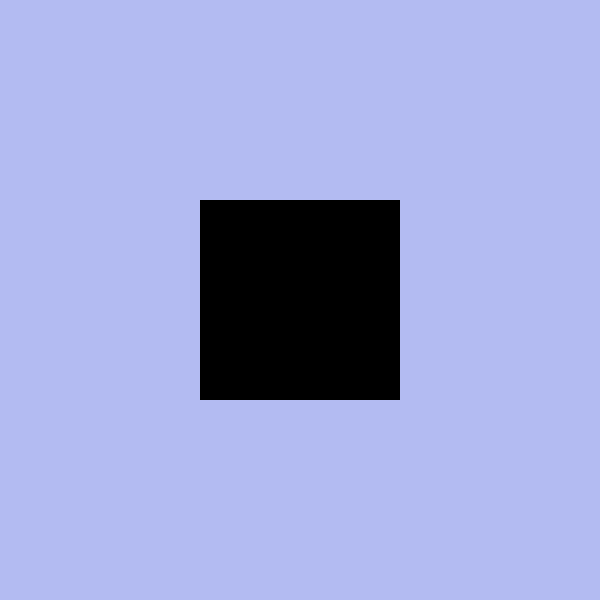
Frame 1 (no input)
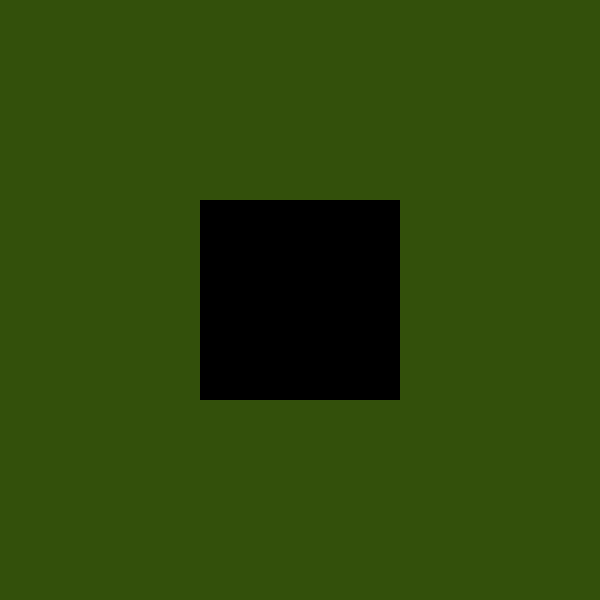
Frame 2 (the mouse pressed at the canvas centre, redrawn once)

The Processing sketch that drew these frames (run headless with seeded random() and noise(); the mouse was pressed at the canvas centre and the sketch redrawn once):

// Processing sketch: opposite_brightness
// ── opposite_brightness.pde
void square(color c, float x, float y, float radius) {
    pushMatrix();
    translate(x, y);

    fill(c);
    rect(-radius, -radius, radius*2, radius*2);     

    popMatrix();
}

void setup() {
    size(600, 600);
    smooth();
    noStroke();
    noLoop();

    colorMode(HSB, TWO_PI, 100, 100);
}

void draw() {
    color bg = color(random(TWO_PI), random(100), random(100));
    background(bg);

    // These functions use "the current color mode" to
    // scale the returned values... which means our HSB
    // values. That's kinda dumb.
    float red = red(bg) / TWO_PI;
    float green = green(bg) / 100;
    float blue = blue(bg) / 100;

    // This is the formula from Panic's iTunes-11-alike
    // color experiment.
    // Post: http://www.panic.com/blog/2012/12/itunes-11-and-colors/
    // Code: https://github.com/panicinc/ColorArt/blob/master/ColorArt/SLColorArt.m#L296
    float brightness = sqrt(0.2126 * red + 0.7152 * green + 0.0722 * blue);
    println("Color (" + red + "," + green + "," + blue + ") has brightness " + brightness);

    boolean darkBackground = brightness < 0.5;
    boolean lightBox = darkBackground;

    square(color(0, 0, lightBox ? 100 : 0), 300, 300, 100);
}

void mouseClicked() {
    redraw();
}
